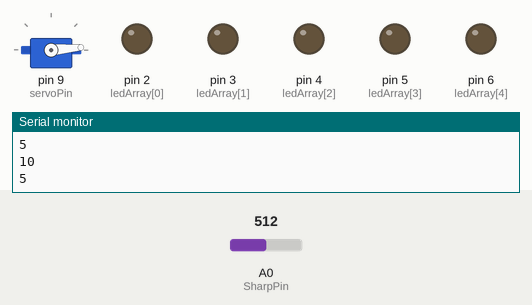
A sketch run on a simulated Arduino Uno, built with avr-gcc and run on an emulated ATmega328P. On the bench: servo, output pins drawn as LEDs (lit = HIGH), the last lines printed to the serial monitor. The test bench sets the inputs (shaded band); at power-on: A0 (SharpPin) = 512.

Above: at 2.26 s.
2.3 s: A0 (SharpPin) set to 900
At 2.47 s:
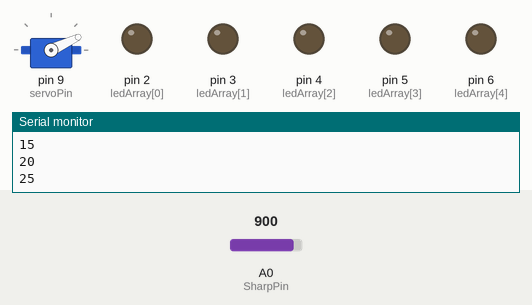
5.3 s: A0 (SharpPin) set to 716
8.3 s: A0 (SharpPin) set to 1023
At 8.61 s:
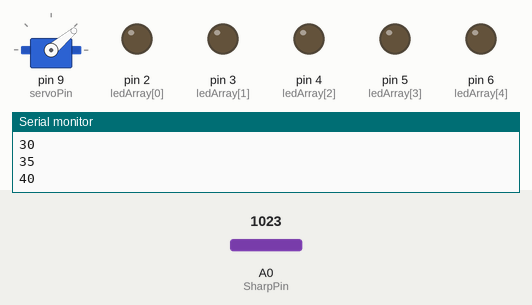
Timing chart, 0 to 17.3 s (numbered marks = the images above; inputs shaded):
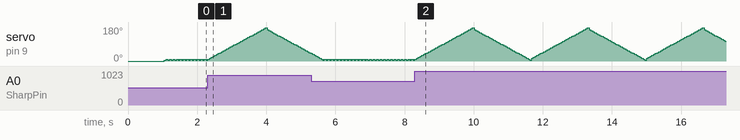

The sketch:

edge_detection_SHARP_v3working.ino
```cpp
#include <Servo.h>
// This code uses a Sharp IR sensor mounted on a servo to track objects using
// left-edge detection. The servo first sweeps left and right.
// If it detects some object in its range, it goes left until it doesn't detect the object anymore.
// If the distance suddenly increases, the object has moved to the right, so turn the servo right.
// If the object moved to the left, you'll keep following it because you always keep trying to move left.
// This results in always tracking the left edge (seen from the robot) of an object.


int sizeOfLedArray= 5; // arrays need one more element at the end (null value)
int ledArray[] = {
  2,3,4,5,6};
int recoverTime = 40; //the SHARP rangefinder needs and 39 ms to respond

Servo myservo;  // create servo object to control a servo
// a maximum of eight servo objects can be created
int scanAngle = 0;
int servo_angle_step= 5; // the step at whch the servo angle changes
int servoPin = 9;
int SharpPin = A0;

unsigned int target_distance = 0; //distance away of target
unsigned int distance_thresh = 40; //acceptable target detection: 30 cm

void setup() {
  myservo.attach(servoPin);  // attaches the servo on pin 9 to the servo object
  myservo.write(0);
  for(int i = 0; i < sizeOfLedArray; i++){
    pinMode(ledArray[i], OUTPUT); // set the led pins as outputs
  }

  Serial.begin(9600); // initialize serial communication at 9600 bits per second:
  delay(1000); // the SHARP rangefinder needs 44 ms to start up
}


void loop() {
  // read the input on analog pin 0:
  delay(10);//so it doesnt change states too fast
  scan();//move scanner one toward target
}


/*psuedocode
   	while object is detected
   		scan left while object detected
   	while object not detected
   		scan right until object detected*/
void scan() {

  int target_distance = convertAnalogToDistance(analogRead(SharpPin));//check sensor
  if (target_distance < distance_thresh){//object detected, move left
    servo_angle_step= 5;
    if (scanAngle > 5) //overflow protection
      scanAngle -= servo_angle_step;   //scan left
    else scanAngle += servo_angle_step; //don't go further left, this damages the servo
  }
  else {//object not detected
    if (scanAngle < 175 && scanAngle > 5) //overflow protection
      scanAngle += servo_angle_step; //scan right
    else if (scanAngle <= 5){
      servo_angle_step = 5;
      scanAngle += 10;
    }
    else{ //if scanned all the way, this forces it to start over
        servo_angle_step = -5;
        scanAngle-= 10;
//      scanAngle -= 175;
    }
  }
  Serial.println(scanAngle);
  myservo.write(scanAngle);   // tell servo to go to position in variable 'pos'
}


int convertAnalogToDistance(int sensorValue){

  delay(recoverTime);
  float distance;
  if (sensorValue > 307) {
    distance = (int)(sensorValue - 800) / -61.0;
  }
  else if (sensorValue > 164) {
    distance = (int)(sensorValue - 450) / -18.0;
  }
  else if (sensorValue > 80){
    distance = (int)(sensorValue - 230) / -4.0;
  }
  else distance = 40;

  return distance;
}
```
